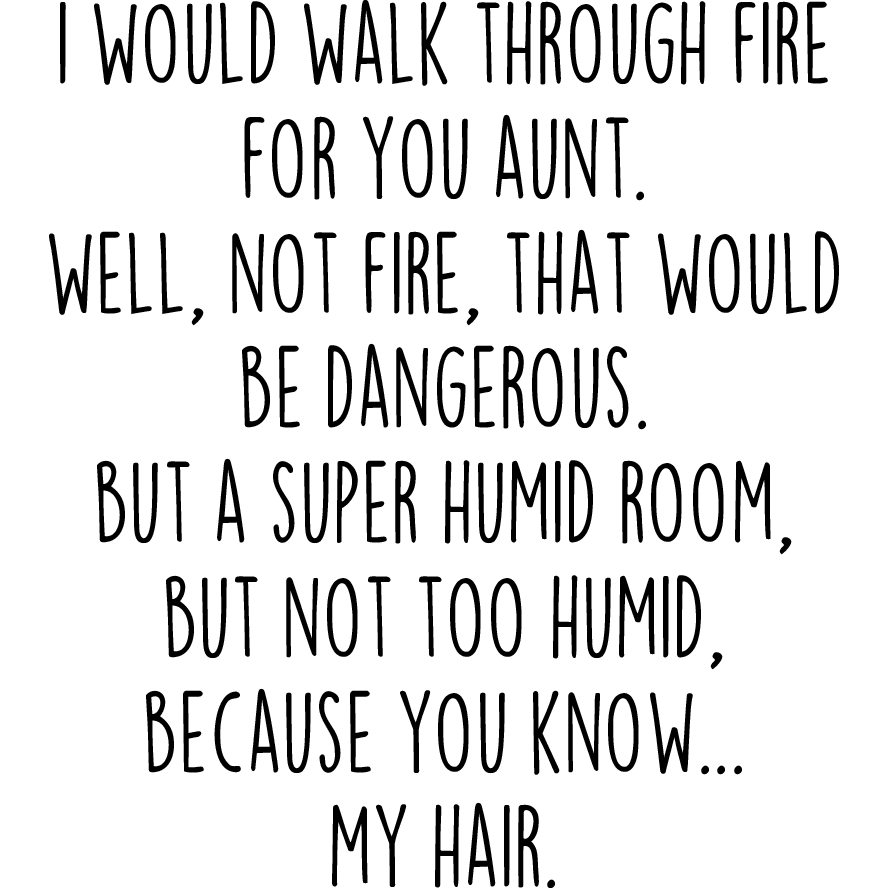
#> input picture imgs/Aunt - I would walk through fire for you mug (1).png, 888 x 888 px; its folder holds only this picture in this run
$ python main.py
#> lines starting #> are read from the running program, lines starting #| are printed output that depends on the picture
from PIL import Image
import os

folder_dir = "imgs"
for infile in os.listdir(folder_dir) :
    print(infile)
    startImg = Image.open(f"{folder_dir}/{infile}")
#> startImg is the input picture: PIL image 888x888 RGBA; mean R, G, B, A 34.1, 34.1, 34.1, 29.2
    head = Image.new("RGBA", (2475, 1155), (255, 0, 0, 0))
    test = startImg.copy()
    head.paste(test, (130, 134))
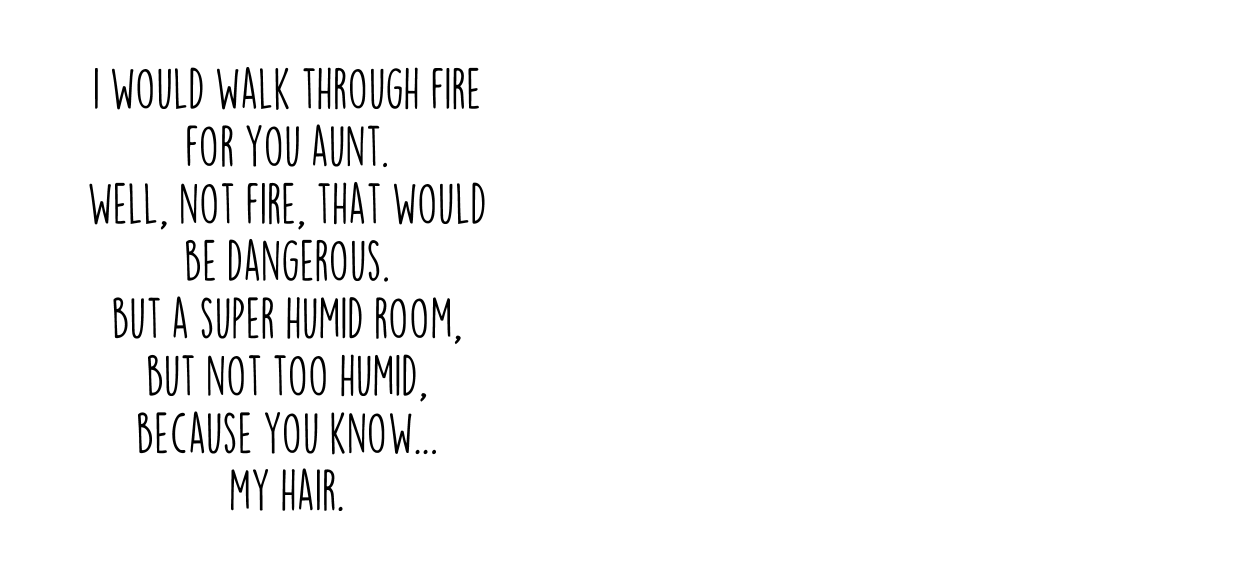
#> head: PIL image 2475x1155 RGBA (shown at 1/2 size); mean R, G, B, A 194.1, 9.4, 9.4, 8; transparent parts drawn white
    head.paste(test, (2475 - (130 + test.size[0]), 134))
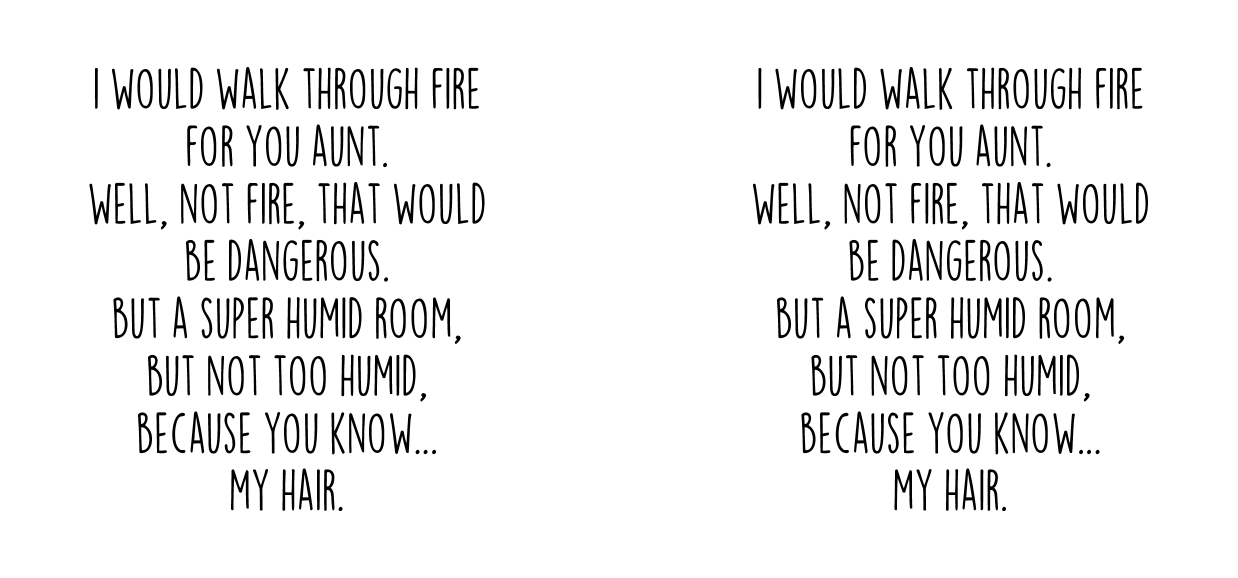
#> head: PIL image 2475x1155 RGBA (shown at 1/2 size); mean R, G, B, A 133.1, 18.8, 18.8, 16.1; transparent parts drawn white

    head.save(f"out/resized {infile}", "png")
